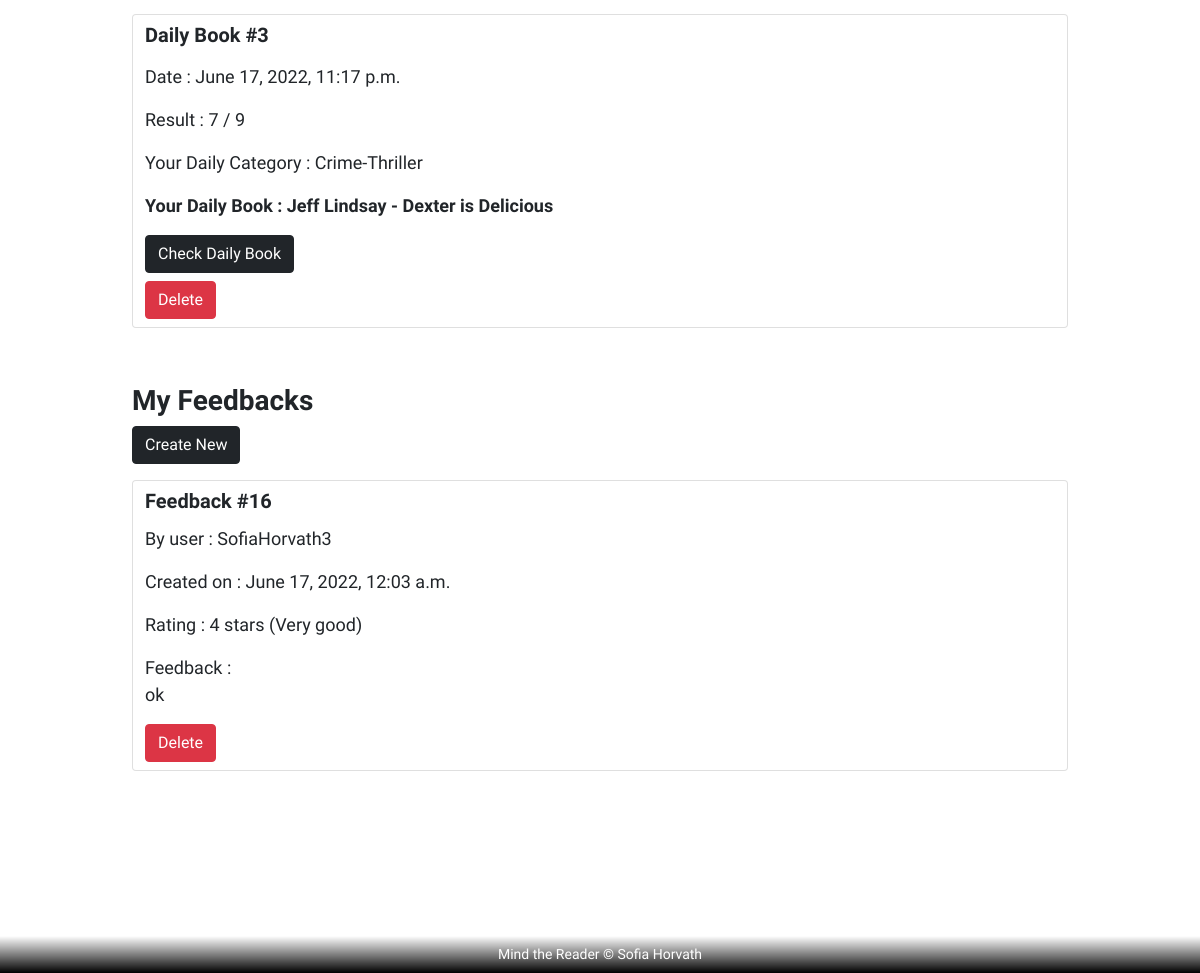
/profile/ (signed in, lower part), run on an earlier commit of the app's database.
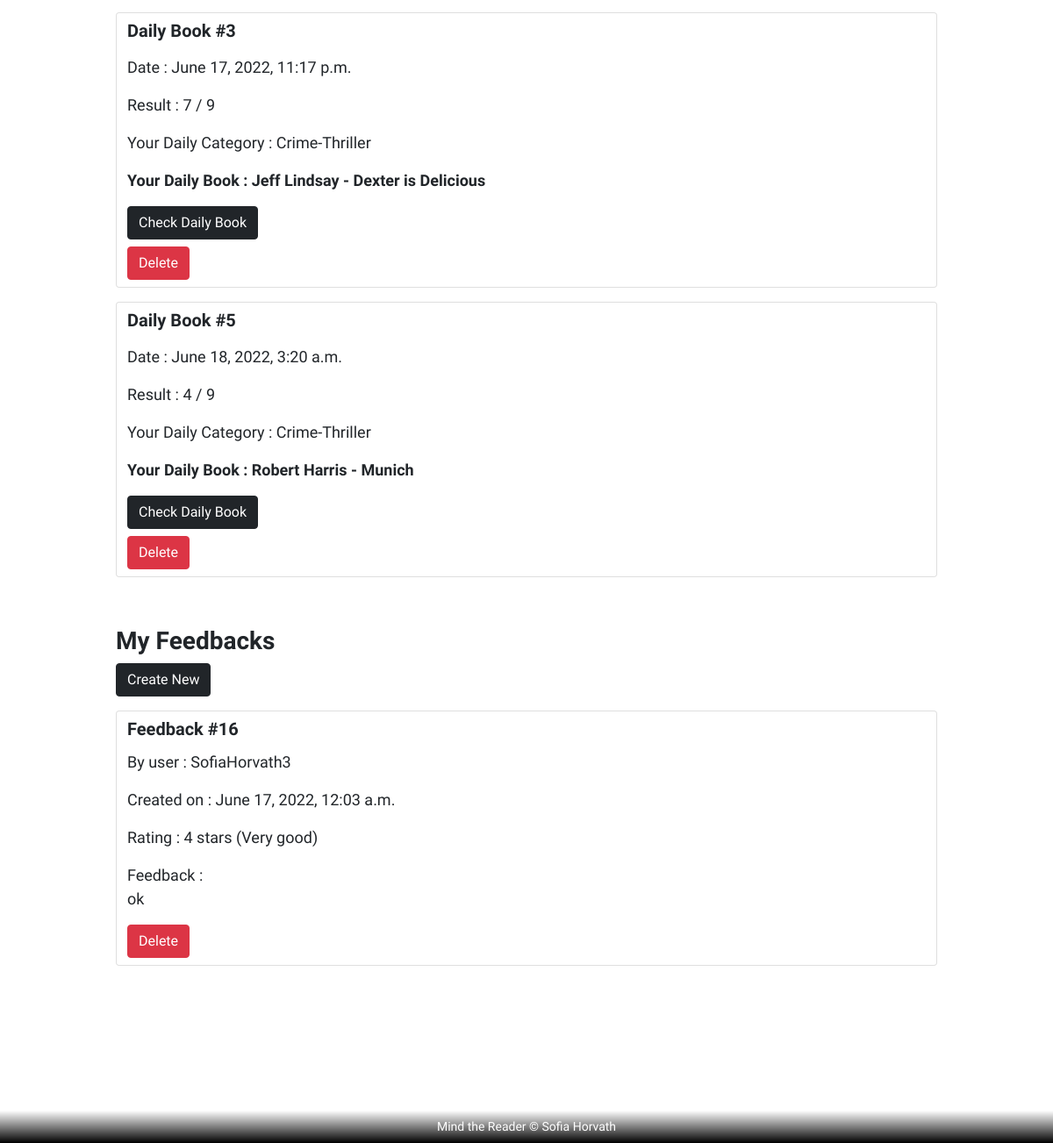
And on a later commit of the database.
### dailybook/models.py (models this page shows)
class Result(models.Model):
    quiz = models.ForeignKey(Quiz, null=False, blank=False, on_delete=models.CASCADE, related_name='results')
    point = models.IntegerField(blank=True, null=True)
    category = models.ForeignKey(Category, on_delete=models.CASCADE, blank=True, null=True)
    book = models.ForeignKey(Book, on_delete=models.CASCADE, blank=True, null=True)
    user = models.ForeignKey(settings.AUTH_USER_MODEL, on_delete=models.CASCADE, blank=True, null=True)
    result = models.TextField(max_length=354, blank=True, null=True)
    created = models.DateTimeField(auto_now_add=True, blank=True, null=True)

### books/models.py (models this page shows, shortened)
class Category(models.Model):
    class Meta:
        verbose_name_plural = 'Categories'
    name = models.CharField(max_length=254)
    friendly_name = models.CharField(max_length=254, null=True, blank=True)

class Book(models.Model):
    id = models.AutoField(primary_key=True)
    image = models.URLField(max_length=1024, null=True, blank=True)
    name = models.CharField(max_length=254, null=True)
    author = models.CharField(max_length=254)
    format = models.CharField(max_length=254)
    book_depository_stars = models.DecimalField(max_digits=6, decimal_places=2, null=True, blank=True)
    price = models.DecimalField(max_digits=6, decimal_places=2)
    isbn = models.CharField(max_length=254)
    category = models.ForeignKey('Category', null=True, blank=True, on_delete=models.SET_NULL)
    img_paths = models.ImageField(null=True, blank=True)

### feedback/models.py (models this page shows)
class Feedback(models.Model):
    rating_point = models.IntegerField(null=True, blank=True)
    rating_description = models.CharField(max_length=255, blank=True, null=True)
    content = models.TextField(max_length=355, blank=True, null=True)
    created = models.DateTimeField(auto_now_add=True, blank=True, null=True)
    user = models.ForeignKey(settings.AUTH_USER_MODEL, on_delete=models.CASCADE, blank=True, null=True)

### profiles/views.py (the view, shortened to what this page needs)
# urls.py: path('', views.profile, name='profile'),
@login_required
def profile(request):
    context = {}
    profile = get_object_or_404(Profile, user=request.user)
    orders = profile.orders.all()
    context['orders'] = orders
    context['on_profile_page'] = True
    form = UserProfileForm(instance=profile)
    context['form'] = form
    quiz_qs_count = Quiz.objects.filter(name='Your Daily Book').first().questions.all().count()
    context['quiz_qs_count'] = quiz_qs_count
    if request.user.is_superuser:
        context['feedbacks'] = Feedback.objects.all()
        context['recommendations'] = Recommendation.objects.all()
        context['dailybooks'] = Result.objects.all()
    else:
        context['feedbacks'] = Feedback.objects.filter(user=request.user)
        context['recommendations'] = Recommendation.objects.filter(user=request.user)
        context['dailybooks'] = Result.objects.filter(user=request.user)
    if request.POST.get('myfeedback-to-delete'):
        feedback = Feedback.objects.filter(id=request.POST['myfeedback-to-delete']).first()
        if feedback is not None:
            feedback.delete()
            messages.success(request, 'Feedback was deleted.')
        return render(request, 'profiles/profile.html', context=context)
    if request.POST.get('myrecommendations-to-delete'):
        recommendation = Recommendation.objects.filter(id=request.POST['myrecommendations-to-delete']).first()
        if recommendation is not None:
            recommendation.delete()
            messages.success(request, 'Recommendation was deleted.')
        return render(request, 'profiles/profile.html', context=context)
    if request.POST.get('mydailybook-to-delete'):
        dailybook = Result.objects.filter(id=request.POST['mydailybook-to-delete']).first()
        if dailybook is not None:
            dailybook.delete()
            messages.success(request, 'Daily Book was deleted.')
        return render(request, 'profiles/profile.html', context=context)
    return render(request, 'profiles/profile.html', context)

### profiles/forms.py
class UserProfileForm(forms.ModelForm):
    class Meta:
        model = Profile
        fields = ('basic_phone', 'basic_postcode', 'basic_city',
                  'basic_street1', 'basic_street2',
                  'basic_county', 'basic_country',)
    def __init__(self, *args, **kwargs):
        super().__init__(*args, **kwargs)
        placeholders = {
            'basic_phone': 'Phone',
            'basic_postcode': 'Postal Code',
            'basic_city': 'City',
            'basic_street1': 'Street Line 1',
            'basic_street2': 'Street Line 2',
            'basic_county': 'County / State / Locality',
        }
        self.fields['basic_phone'].widget.attrs['autofocus'] = True
        for field in self.fields:
            if field != 'basic_country':
                if self.fields[field].required:
                    placeholder = f'{placeholders[field]} *'
                else:
                    placeholder = placeholders[field]
                self.fields[field].widget.attrs['placeholder'] = placeholder
            self.fields[field].widget.attrs['class'] = 'border-black rounded-0 profile-form-input'
            self.fields[field].label = False

### profiles/templates/profiles/profile.html (shortened to what the changed rows need)
{% extends "base.html" %}
{% load static %}
{% block content %}
<div class="container main-container">
    <article class="row">
        <section class="row">
            <article class="row mt-4 mb-3">
                {% if dailybooks %}
                    {% for b in dailybooks %}
                    <section class="row card mb-3">
                        <header class="row">
                            <h5 class="mt-2 mb-3">Daily Book #{{b.id}}</h5>
                        </header>
                        <div class="row">
                            <div>
                                <p>Date : {{b.created}}</p>
                                <p>Result : {{b.point}} / {{quiz_qs_count}}</p>
                                <p>Your Daily Category : {{b.category.friendly_name}}</p>
                                <p>
                                    <a href="{% url 'book_detail' b.book.id %}" class="text-dark">
                                        <strong>
                                        Your Daily Book : {{b.book.author}} - {{b.book.name}}
                                        </strong>
                                    </a>
                                </p>
                            </div>
                            <div class="row mb-2">
                                <div class="col-12">
                                    <a class="btn btn-dark" href="{% url 'result' b.id %}">
                                        Check Daily Book
                                    </a>
                                </div>
                            </div>
                            <div class="row">
                                {% if request.user == b.user %}
                                <form class="mb-2 me-1" method="POST">
                                    <div>
                                        <div class="col-12">
                                            <input type="submit" value="Delete"
                                                   class="btn btn-md btn-danger">
                                        </div>
                                    </div>
                                </form>
                                {% endif %}
                            </div>
                        </div>
                    </section>
                    {% endfor %}
                {% else %}
                <section class="card row">
                    <header class="row">
                        <h5 class="mt-2 mb-2">No daily books yet.</h5>
                    </header>
                </section>
                {% endif %}
            </article>
            <article class="row mt-4 mb-3">
                {% if feedbacks %}
                    {% for f in feedbacks %}
                        <section class="row card mb-3">
                            <header class="row">
                                <div class="row">
                                    <h5 class="mt-2 feedback-post-title">
                                        <strong>Feedback #{{f.id}}</strong>
                                    </h5>
                                </div>
                                <div>
                                    <p class="mt-1">By user : {{f.user}}</p>
                                    <p>Created on : {{f.created}}</p>
                                    <p>Rating : {{f.rating_point}} stars ({{f.rating_description}})</p>
                                    <p>Feedback :<br>{{f.content|default:"N/A"}}</p>
                                </div>
                            </header>
                            <form class="row" method="POST">
                                <div class="row mb-2">
                                    <div class="col-12">
                                        <input type="submit" value="Delete"
                                               class="btn btn-md btn-danger">
                                    </div>
                                </div>
                            </form>
                        </section>
                    {% endfor %}
                {% else %}
                <section class="card row">
                    <header class="row">
                        <h5 class="mt-2 mb-2">No feedbacks yet.</h5>
                    </header>
                </section>
                {% endif %}
            </article>
        </section>
    </article>
</div>
{% endblock %}

What changed in the data, as far as the page shows it:
added Result: id "5", created "June 18, 2022, 3:20 a.m.", point "4", quiz_qs_count "9", category.friendly_name "Crime-Thriller", book.author "Robert Harris", book.name "Munich"
